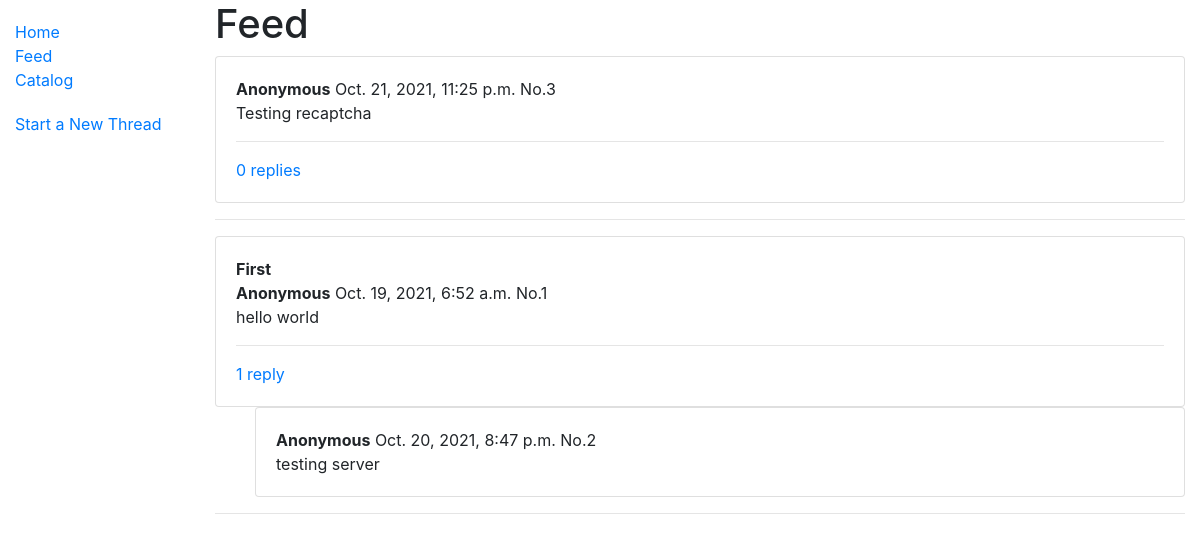
The page /feed on the database as committed earlier.
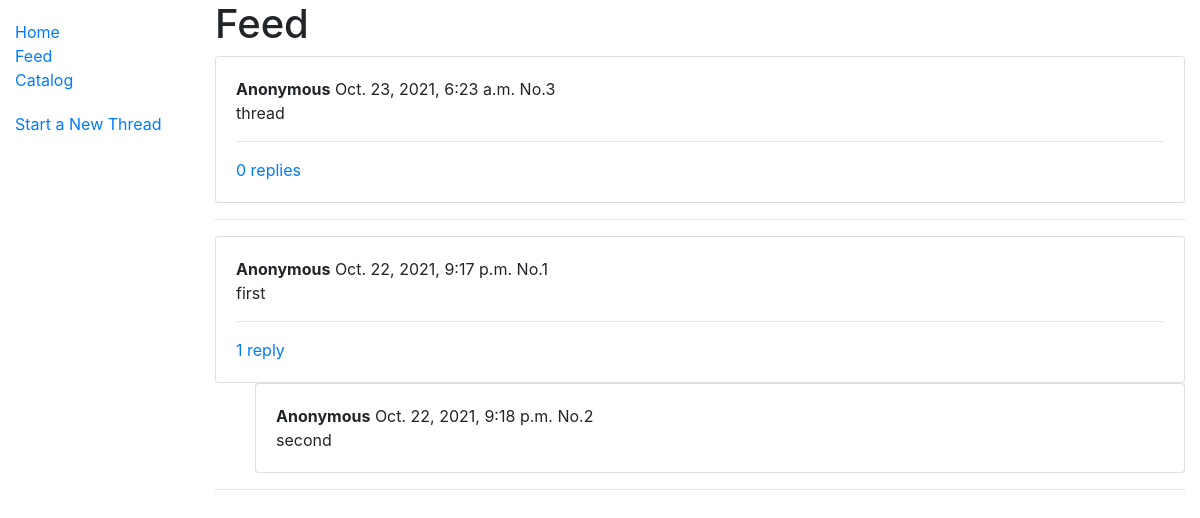
The same page on the database as committed later.
### board/models.py (models this page shows, shortened)
class Thread(models.Model):
    subject = models.TextField(blank=True)
    time = models.DateTimeField('time', auto_now_add=True)
    last_updated = models.DateTimeField('last_updated')
    id = models.BigAutoField(primary_key=True)
    class Meta:
        ordering = ['-last_updated']
    def get_absolute_url(self):
        return reverse('thread-detail', args=[str(self.id)])

class Post(models.Model):
    thread = models.ForeignKey('Thread', on_delete=models.SET_NULL, null=True)
    time = models.DateTimeField('time', auto_now_add=True)
    comment = models.TextField()
    name = models.TextField(blank=True)
    class Meta:
        ordering = ['time']
    '''
    def get_absolute_url(self):
        return reverse('thread', args=[str(self.id)])
    '''

### board/views.py (the view)
# urls.py: path('feed', views.FeedView.as_view(), name='feed'),
class FeedView(generic.ListView):
    model = Thread
    paginate_by = 10
    template_name = 'board/feed.html'

### board/templatetags/custom.py (called while the page is built)
def sliceLast(value, n):
    return value[max(1, len(value)-int(n)):]

### board/templates/board/feed.html (shortened to what this page needs)
{% extends "base_generic.html" %}
{% load custom %}
{% block content %}
  <h1>Feed</h1>
  {% if thread_list %}
    {% for thread in thread_list %}
      <div class='card'>
        <div class='card-body'>
          {% if thread.subject %}
            <b>{{ thread.subject }}</b>
            <br/>
          {% endif %}
          <b>{% firstof thread.post_set.first.name 'Anonymous' %}</b> {{ thread.post_set.first.time }} No.{{ thread.post_set.first.id }}
          <br/>
          {{ thread.post_set.first.comment }}
          <hr>
          <a href="{{ thread.get_absolute_url }}">{{ thread.post_set.all|length|add:"-1" }} repl{{ thread.post_set.all|length|add:"-1"|pluralize:"y,ies" }}</a>
        </div>
      </div>
      <ul>
      {% for post in thread.post_set.all|sliceLast:"3" %}
        <div class='card'>
          <div class='card-body'>
            <b>{% firstof post.name 'Anonymous' %}</b> {{ post.time }} No.{{ post.id }}
            <br/>
            {{ post.comment }}
          </div>
        </div>
      {% endfor %}
      </ul>
      <hr/>
    {% endfor %}
  {% else %}
    <p>There are no threads.</p>
  {% endif %}
{% endblock %}

### board/templates/base_generic.html (shortened to what this page needs)
<!DOCTYPE html>
<html lang="en">
<head>
  <link rel="stylesheet" href="https://cdn.jsdelivr.net/npm/bootstrap@4.5.3/dist/css/bootstrap.min.css">
  {% load static %}
  <link rel="stylesheet" href="{% static 'css/styles.css' %}">
</head>
<body>
  <div class="container-fluid">
    <div class="row">
      <div class="col-sm-2">
      {% block sidebar %}
        <ul class="sidebar-nav">
          <li><a href="{% url 'index' %}">Home</a></li>
          <li><a href="{% url 'feed' %}">Feed</a></li>
          <li><a href="{% url 'catalog' %}">Catalog</a></li>
        </ul>
        <ul class="sidebar-nav">
          <li><a href="{% url 'create-thread' %}">Start a New Thread</a></li>
        </ul>
     {% endblock %}
      </div>
      <div class="col-sm-10 ">{% block content %}{% endblock %}
      </div>
    </div>
  </div>
</body>
</html>

### board/static/css/styles.css (style rules this page uses)
.sidebar-nav { margin-top: 20px; padding: 0; list-style: none; }

Rows that differ between the two databases and show on the page:
changed Thread "ies": post_set.first.time "Oct. 21, 2021, 11:25 p.m." → "Oct. 23, 2021, 6:23 a.m."; post_set.first.comment "Testing recaptcha" → "thread"
changed Thread id 1: post_set.first.time "Oct. 19, 2021, 6:52 a.m." → "Oct. 22, 2021, 9:17 p.m."; post_set.first.comment "hello world" → "first"; subject "First" → (not shown)
changed Post "Anonymous": time "Oct. 20, 2021, 8:47 p.m." → "Oct. 22, 2021, 9:18 p.m."; comment "testing server" → "second"
